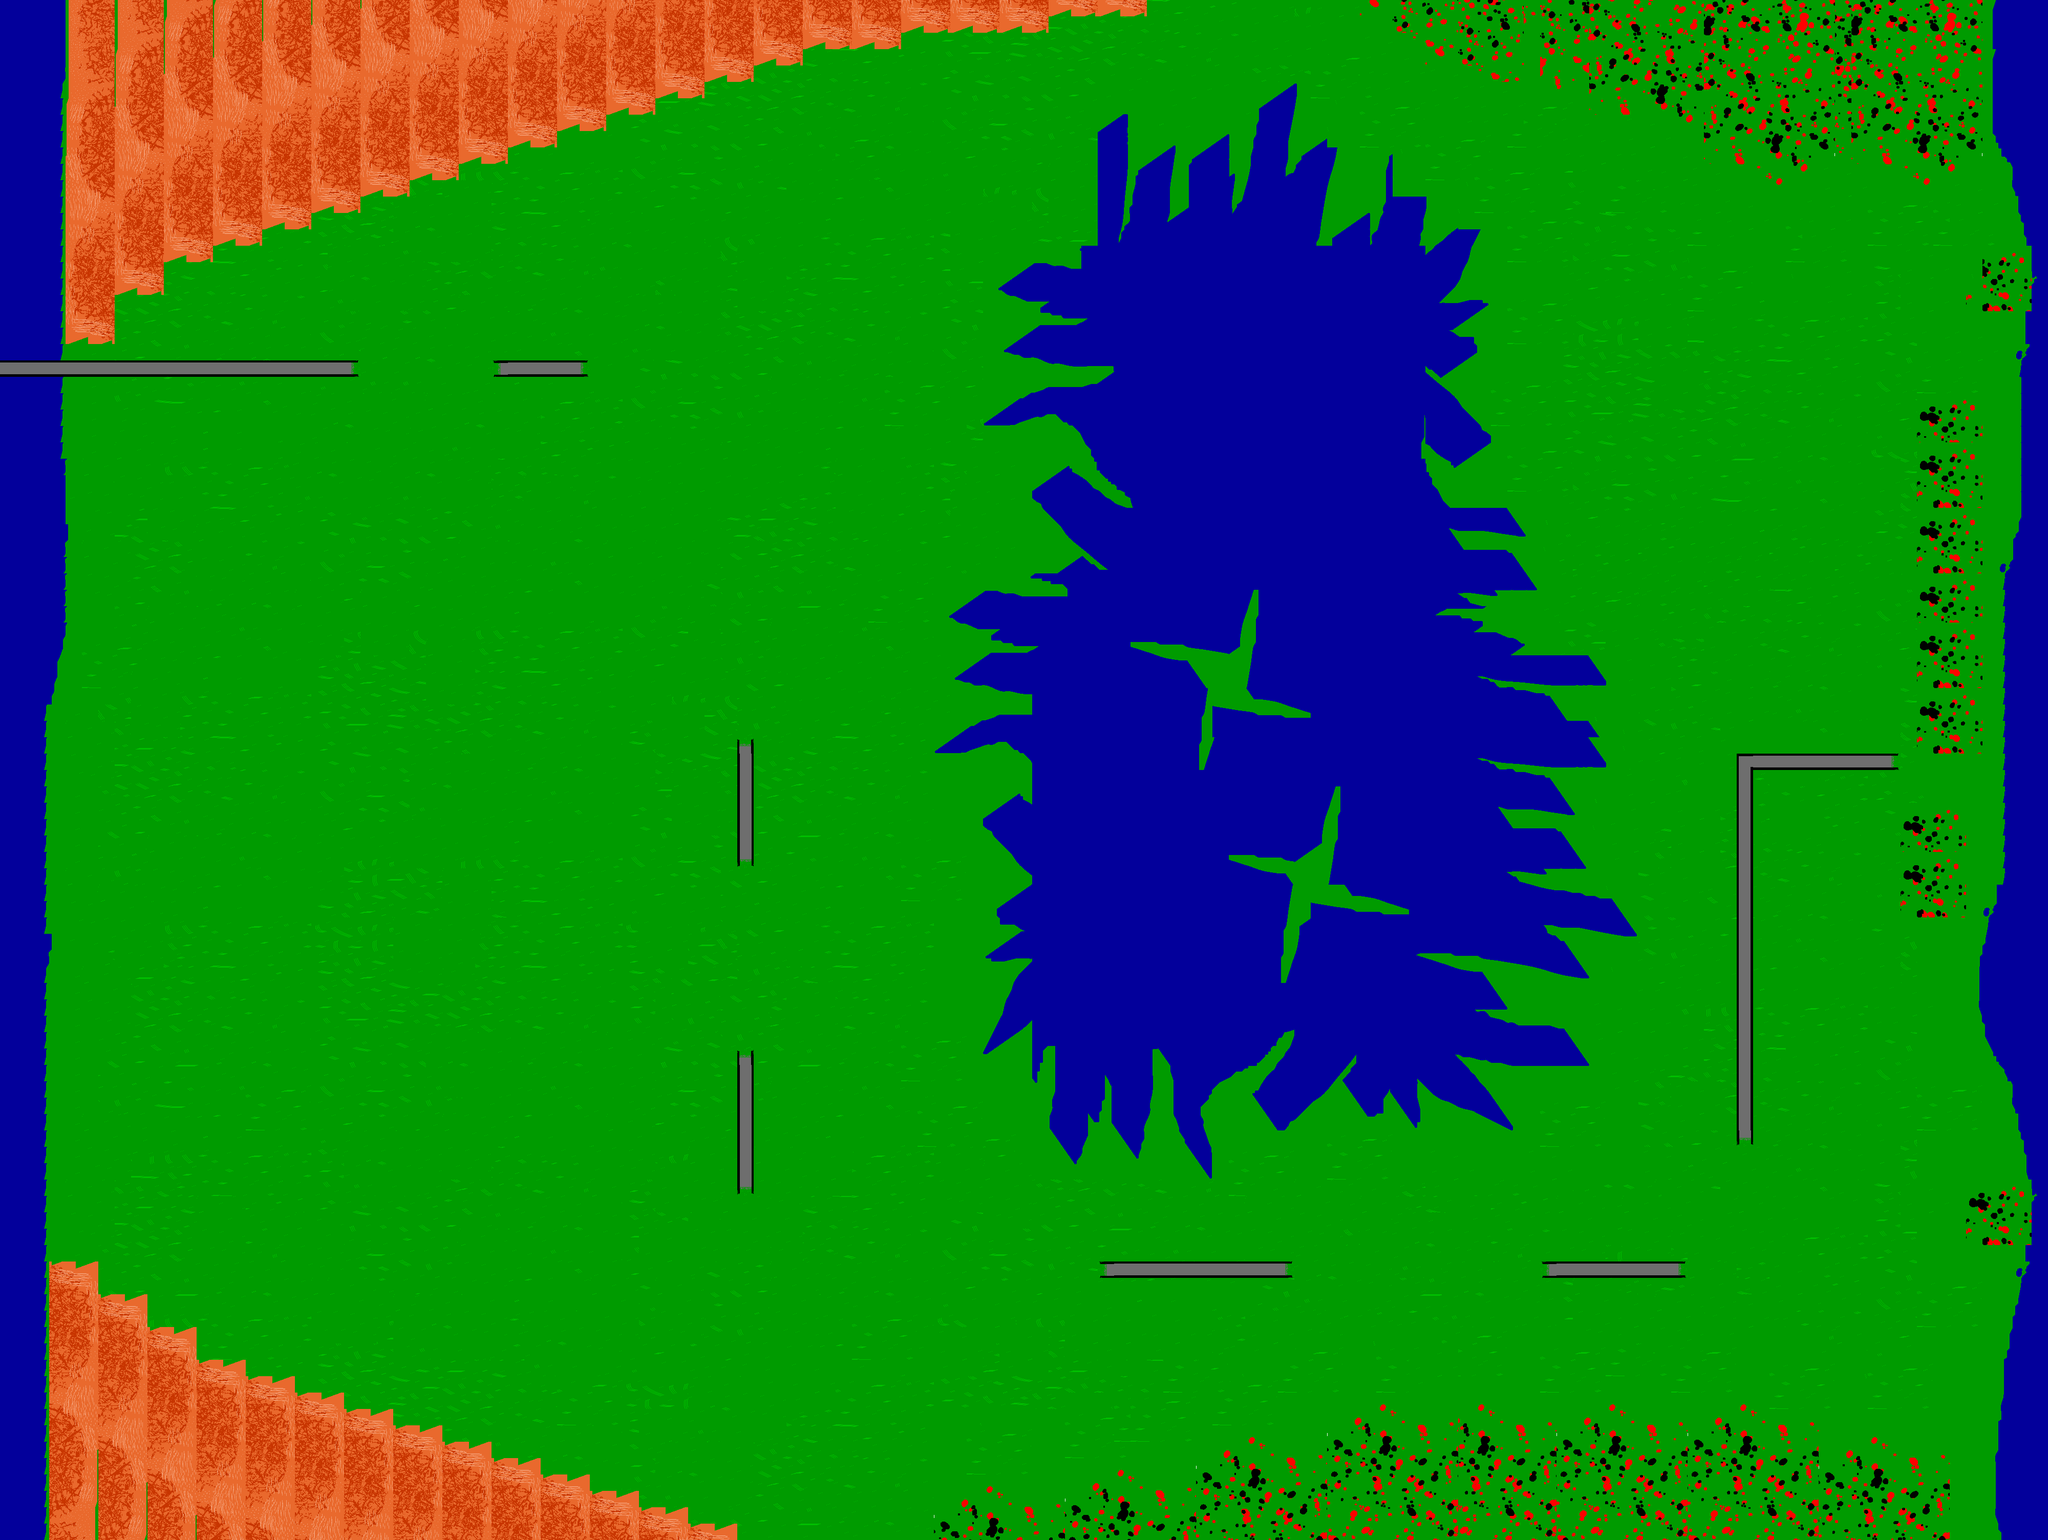

This is a level from a 2D game, rendered from its Tiled map with the project's own tilesets. A one-line summary and the map file follow, with tile-layer data summarised:
An orthogonal 125x94 tile map with 32x32 px tiles, 1 tile layer (Tile Layer 1).

<map version="1.10" tiledversion="1.11.2" orientation="orthogonal" renderorder="right-down" width="125" height="94" tilewidth="32" tileheight="32" infinite="0" nextlayerid="2" nextobjectid="1">
 <tileset firstgid="1" source="tileset1.tsx" />
 <layer id="1" name="Tile Layer 1" width="125" height="94">
  <data>[11750 cells, 11750 non-empty, 1723 distinct tile ids]</data>
 </layer>
</map>